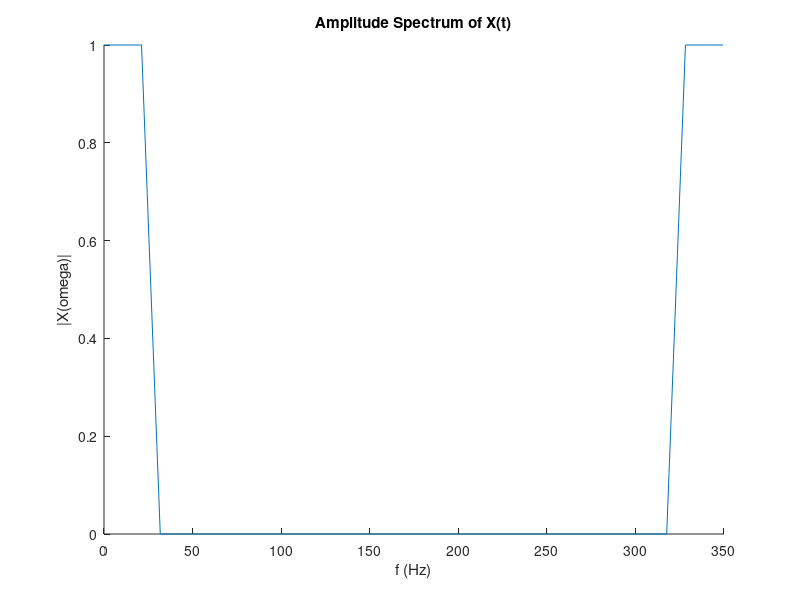
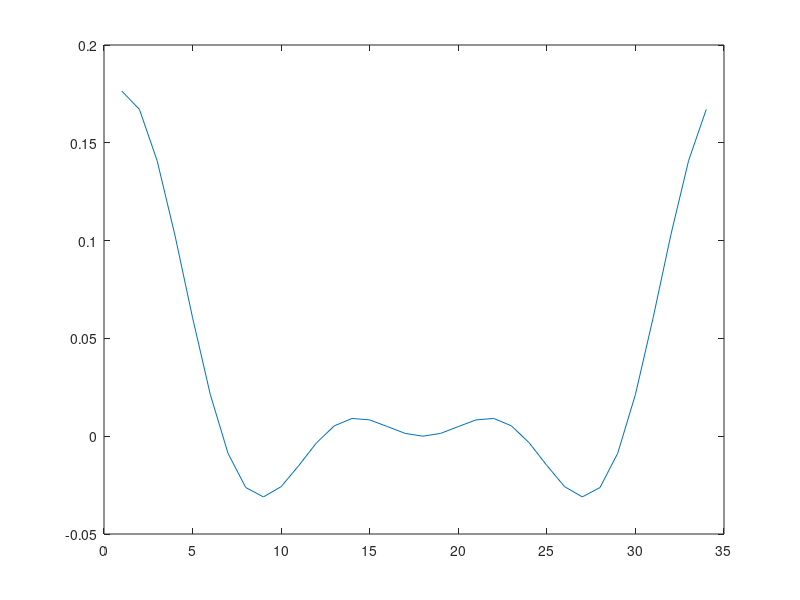
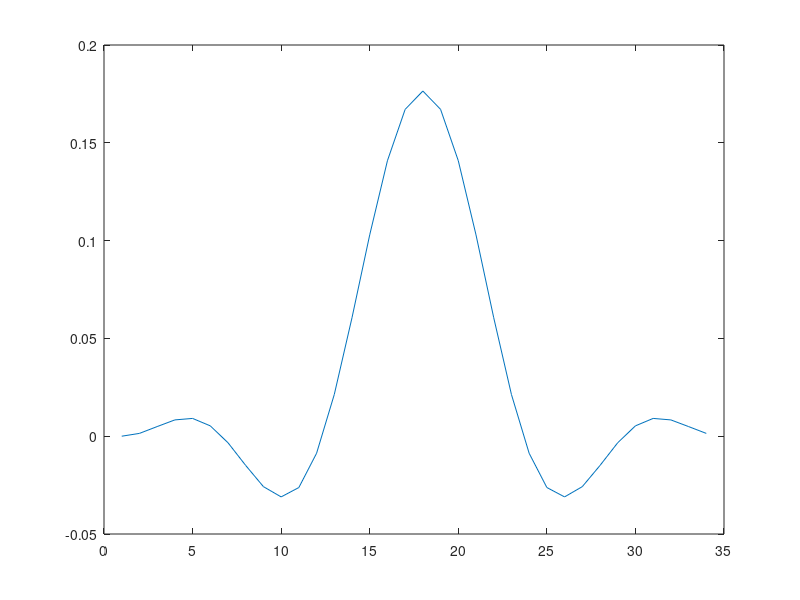
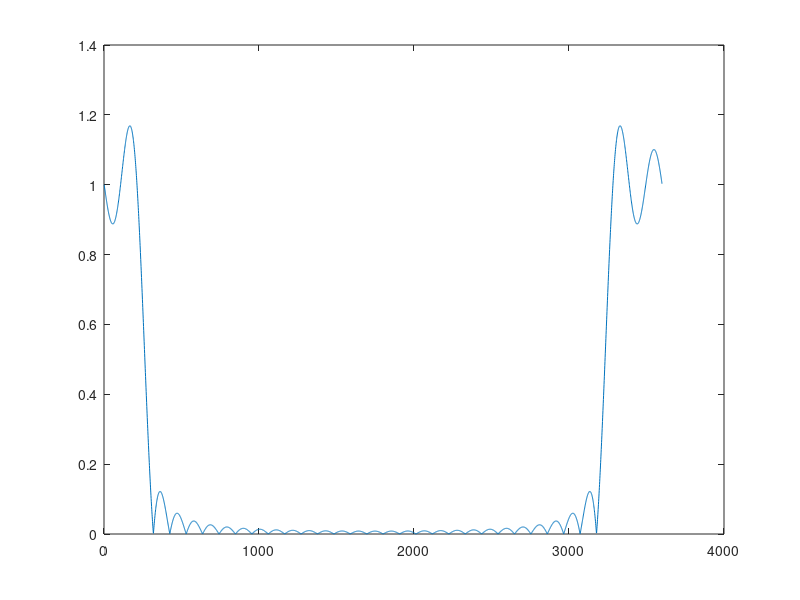

These figures' MATLAB source, in order:
%% FFTs and windowing
close all ; clear all; clc;

Fs = 360; % Sampling frequency
T = 1/Fs; % Sampling period
%% filter settings
N = 34 ; % Length of filter
t = (0:N-1)*T; % Time vector
f = Fs*(0:N-1)/N;
%% filter in the freq domain
fc = 25 ;
rectangular_window = zeros(1,N);
[amp_aux indx_aux] = min( abs(f-fc) );
rectangular_window(1:indx_aux)=1;
rectangular_window(1,end-indx_aux+1:end)=1;
figure()
hold on;
plot(f,rectangular_window)
title("Amplitude Spectrum of X(t)")
xlabel("f (Hz)")
ylabel("|X(omega)|")
%% ifft - rectangular window
rect_wind_time = ifft(rectangular_window);
figure()
plot(real(rect_wind_time))
rectangular_window_shift = circshift( rect_wind_time , length(rect_wind_time)/2) ;
figure()
plot(real(rectangular_window_shift))
%% fft - rectangular window with number of samples of the signal
N_samples_signal = 3600 ;
rectangular_window_shift_fft = fft(rectangular_window_shift,N_samples_signal) ;
figure()
plot( abs(rectangular_window_shift_fft) )
%% window
w = hamming(N).';
figure()
plot(w)
%% sinc and window
rectangular_window_shift_window = rectangular_window_shift.*w ;
figure()
plot(real(rectangular_window_shift_window))
%% ifft - rectangular window and window
N_samples_signal = 3600 ;
rectangular_window_shift_window_fft = ...
fft(rectangular_window_shift_window,N_samples_signal) ;
figure()
plot( abs(rectangular_window_shift_window_fft) )
%% comparison
figure(); hold on ;
plot( abs(rectangular_window_shift_fft))
plot( abs(rectangular_window_shift_window_fft) )


